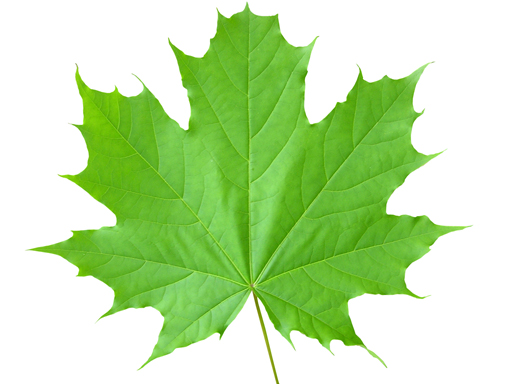
#> input picture computer visiob/laba2/Lab_work_2/Image_Processing/Maple.jpg, 512 x 384 px, given in place of sentinel_2023.jpg, which was not available
$ python 'Im_quality enhanc.py'
#> lines starting #> are read from the running program, lines starting #| are printed output that depends on the picture; pictures that were not available may be replaced by others from this repository, and a replacement may not be noted
#---------------- ПРИКЛАД - покращення яскості зображення через корегування кольору -------------

'''
Цифрова обробка зображень:
корегція кольору з аналізом гістограми яскравості

Package                      Version
---------------------------- -----------
opencv-python                3.4.18.65
numpy                        1.23.5
pip                          23.1
Pillow                       9.4.0
matplotlib                   3.6.2

'''

import cv2
import numpy as np
from matplotlib import pyplot as plt

file_in = 'sentinel_2023.jpg'
file_out = 'rez_equalize_hist.png'

#------------------- 1 Побудова гистограма  яскравості зображення ---------------

'''
Завантаження зображення та побудова гістограми яскравості

'''
img = cv2.imread(file_in)
#> img is the input picture: shape (384, 512, 3); mean B, G, R 169, 226.5, 192.7
imS = cv2.resize(img, (600, 500))
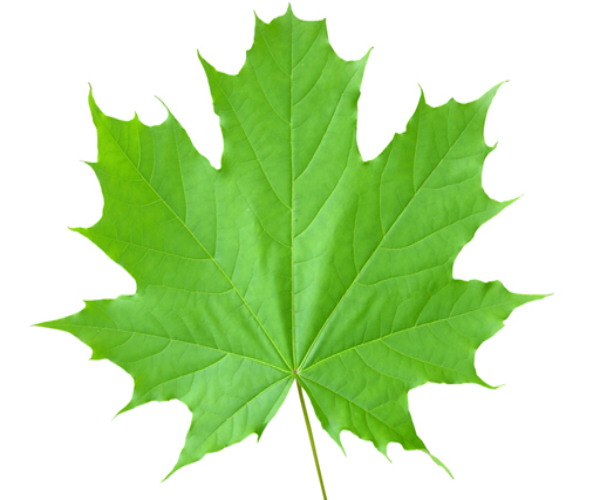
#> imS: shape (500, 600, 3); mean B, G, R 169, 226.5, 192.6
cv2.imshow("img", imS)
plt.hist(img.ravel(), 256, [0, 256])
plt.show()
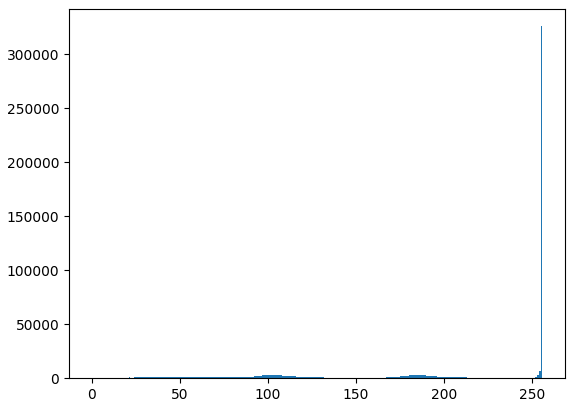
#> figure drawn by matplotlib, 1 panel; tallest bar 326117 high, from x = 255 to 256
cv2.waitKey(0)
cv2.destroyAllWindows()

#-------------------- 2 Визначення параметрів гістограми яскравості --------------

'''
Визначення параметрів нормалізації гістограми яскравості в "сирому" форматі

'''

img = cv2.imread(file_in,0)
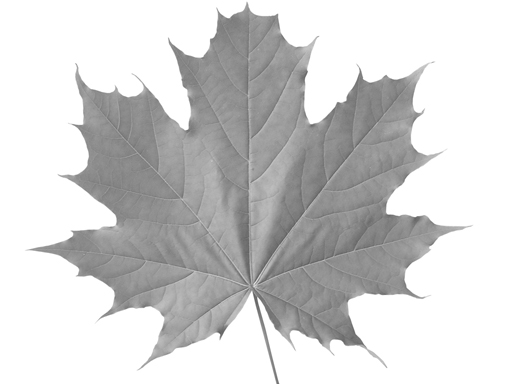
#> img: shape (384, 512); min 95, max 255, mean 209.9
hist,bins = np.histogram(img.flatten(),256,[0,256])
#> hist = 256 values, max 110243 at index 255, min 0 at index 0, mean 768; bins = 257 values from 0 to 256
cdf = hist.cumsum()
#> cdf = 256 values from 0 to 196608

cdf_normalized = cdf * hist.max()/ cdf.max()        # Визначення нормалізоуючої кривої
#> cdf_normalized = 256 values from 0 to 110243
plt.plot(cdf_normalized, color = 'b')
plt.hist(img.flatten(),256,[0,256], color = 'r')
plt.xlim([0,256])
plt.legend(('cdf','histogram'), loc = 'upper left')
plt.show()
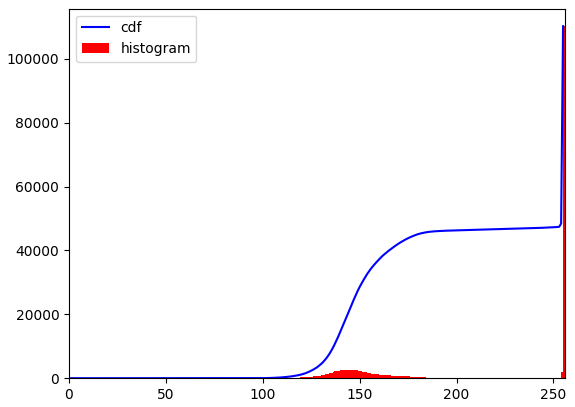
#> figure drawn by matplotlib, 1 panel; tallest bar 110243 high, from x = 255 to 256; curve peaks at x = 255, y = 110243

cdf_m = np.ma.masked_equal(cdf,0)
cdf_m = (cdf_m - cdf_m.min())*255/(cdf_m.max()-cdf_m.min())

cdf = np.ma.filled(cdf_m, 0).astype('uint8')
#> cdf = 256 values from 0 to 255
img2 = cdf[img]
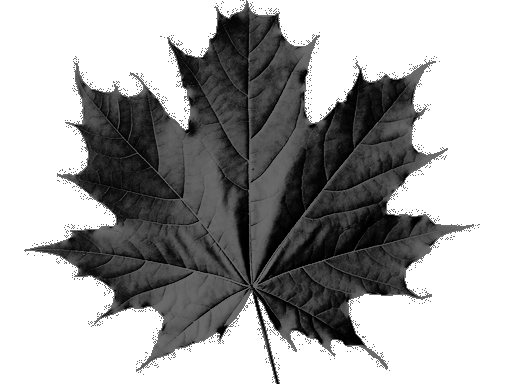
#> img2: shape (384, 512); min 0, max 255, mean 167.8

#-------------------- 3 Вирівнювання гістограми яскравості ---------------------

'''
Вирівнювання (нормалізація) гістограми яскравості зображення в монохромному сегменті засобами OpenCV
https://docs.opencv.org/4.x/d5/daf/tutorial_py_histogram_equalization.html
'''

img = cv2.imread(file_in,0)
equ = cv2.equalizeHist(img)
res = np.hstack((img, equ))
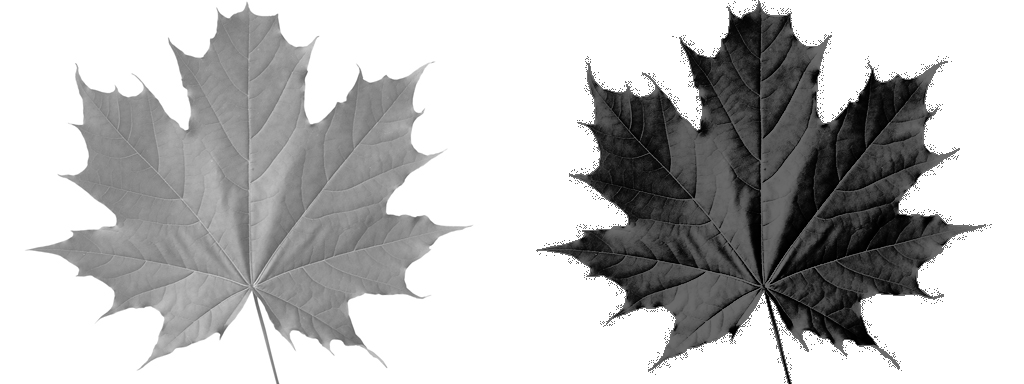
#> res: shape (384, 1024); min 0, max 255, mean 189
cv2.imwrite(file_out, res)

imS = cv2.resize(res, (800, 300))
#> imS: shape (300, 800)
plt.imshow(imS)
plt.show()
